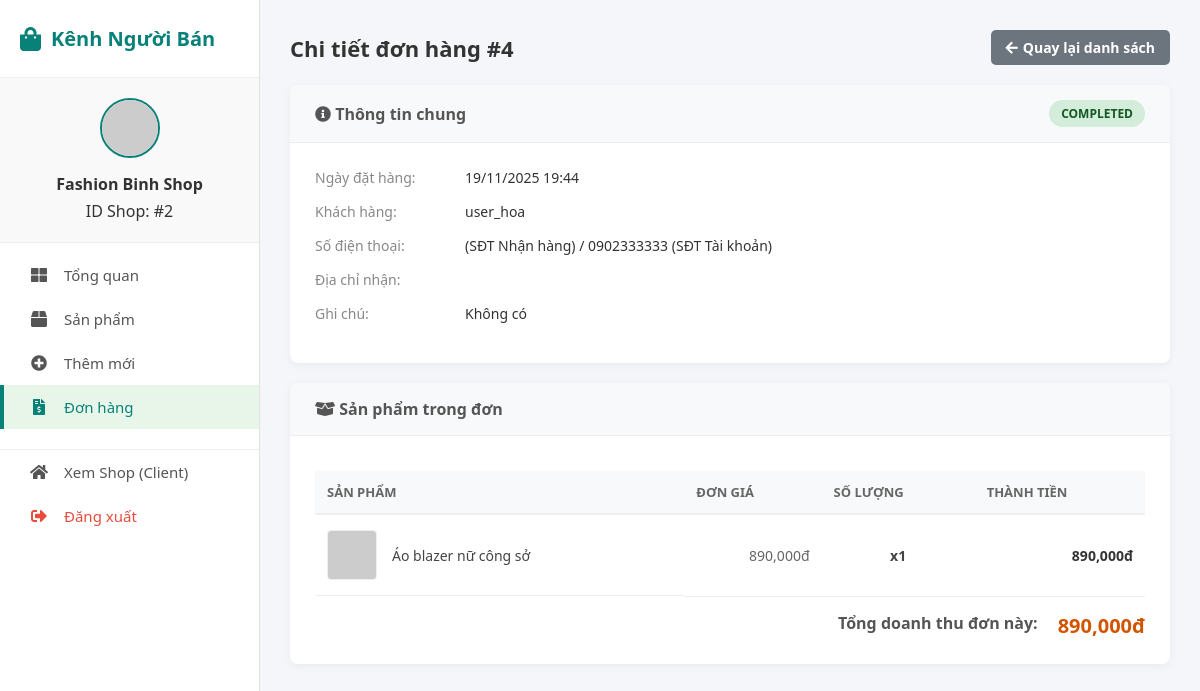
Page /page/SellerPage/order_detail.php?oid=4 (signed in) on the committed database.
### tables this page shows
CREATE TABLE `orders` (
  `oid` int(11) NOT NULL,
  `aid` int(11) NOT NULL,
  `fullname` varchar(255) NOT NULL,
  `phone` varchar(20) NOT NULL,
  `address` text NOT NULL,
  `note` text DEFAULT NULL,
  `order_date` datetime NOT NULL DEFAULT current_timestamp(),
  `total_amount` decimal(20,2) DEFAULT NULL,
  `status` enum('pending','paid','shipped','completed','cancelled') NOT NULL DEFAULT 'pending',
  `created_at` timestamp NOT NULL DEFAULT current_timestamp()
);

CREATE TABLE `acc` (
  `aid` int(11) NOT NULL,
  `afname` varchar(100) NOT NULL,
  `alname` varchar(100) NOT NULL,
  `email` varchar(100) NOT NULL,
  `phone` varchar(20) NOT NULL,
  `username` varchar(50) NOT NULL,
  `password` varchar(255) NOT NULL,
  `role` enum('admin','seller','user') NOT NULL DEFAULT 'user'
);

CREATE TABLE `order_items` (
  `oid` int(11) NOT NULL,
  `pid` int(11) NOT NULL,
  `quantity` int(11) NOT NULL,
  `price` decimal(10,2) NOT NULL
);

CREATE TABLE `products` (
  `pid` int(11) NOT NULL,
  `sid` int(11) NOT NULL,
  `cid` int(11) DEFAULT NULL,
  `name` varchar(150) NOT NULL,
  `description` text DEFAULT NULL,
  `price` decimal(10,2) NOT NULL,
  `stock` int(11) NOT NULL DEFAULT 0,
  `status` enum('pending','approved','rejected','hidden') NOT NULL DEFAULT 'pending',
  `main_image` varchar(255) DEFAULT NULL
);

### config.php (called while the page is built, shortened)
<?php
if (!function_exists('getImage')) {
    function getImage($path) {
        if (strpos($path, 'http') === 0) return $path;
        $clean_path = ltrim($path, '/');
        return BASE_URL . '/' . $clean_path;
    }
}
?>

### page/SellerPage/order_detail.php (the view, shortened to what this page needs)
<?php
$sid = $_SESSION['shop_id'];
$shop_name = $_SESSION['shop_name'];
$oid = intval($_GET['oid']);
$sql_order = "SELECT o.*, acc.username, acc.phone as user_phone, acc.email
              FROM orders o
              JOIN acc ON o.aid = acc.aid
              JOIN order_items oi ON o.oid = oi.oid
              JOIN products p ON oi.pid = p.pid
              WHERE o.oid = $oid AND p.sid = $sid
              GROUP BY o.oid";
$result_order = $conn->query($sql_order);
$order = $result_order->fetch_assoc();
$sql_items = "SELECT oi.*, p.name, p.main_image
              FROM order_items oi
              JOIN products p ON oi.pid = p.pid
              WHERE oi.oid = $oid AND p.sid = $sid";
$result_items = $conn->query($sql_items);
$shop_total = 0;
?>
<!DOCTYPE html>
<html lang="vi">
<head>
    <link rel="stylesheet" href="https://cdnjs.cloudflare.com/ajax/libs/font-awesome/5.15.4/css/all.min.css" />
</head>
<body>
    <div class="sidebar">
        <div class="sidebar-header"><i class="fas fa-shopping-bag"></i>
            <h2>Kênh Người Bán</h2>
        </div>
        <div class="user-profile">
            <img src="https://ui-avatars.com/api/?name=<?= urlencode($shop_name) ?>&background=088178&color=fff" alt="Shop Logo">
            <h4><?= htmlspecialchars($shop_name) ?></h4>
            <p>ID Shop: #<?= $sid ?></p>
        </div>
        <ul class="sidebar-menu">
            <li><a href="dashboard.php"><i class="fas fa-th-large"></i> Tổng quan</a></li>
            <li><a href="ProductPage/products.php"><i class="fas fa-box"></i> Sản phẩm</a></li>
            <li><a href="ProductPage/add_product.php"><i class="fas fa-plus-circle"></i> Thêm mới</a></li>
            <li><a href="orders.php" class="active"><i class="fas fa-file-invoice-dollar"></i> Đơn hàng</a></li>
            <li style="border-top: 1px solid #eee; margin-top: 20px;">
                <a href="<?php echo BASE_URL; ?>/page/HomePage/homepage.php"><i class="fas fa-home"></i> Xem Shop (Client)</a>
            </li>
            <li>
                <a href="../HomePage/LoginPage/logout.php" onclick="return confirm('Bạn muốn đăng xuất?');" style="color: #e74c3c;">
                    <i class="fas fa-sign-out-alt"></i> Đăng xuất
                </a>
            </li>
        </ul>
    </div>
    <div class="main-content">
        <div class="page-header">
            <h2>Chi tiết đơn hàng #<?= $oid ?></h2>
            <a href="orders.php" class="btn-back"><i class="fas fa-arrow-left"></i> Quay lại danh sách</a>
        </div>
        <div class="detail-card">
            <div class="card-header">
                <h3><i class="fas fa-info-circle"></i> Thông tin chung</h3>
                <span class="badge st-<?= $order['status'] ?>"><?= ucfirst($order['status']) ?></span>
            </div>
            <div class="card-body">
                <div class="info-row">
                    <div class="info-label">Ngày đặt hàng:</div>
                    <div class="info-value"><?= date('d/m/Y H:i', strtotime($order['order_date'])) ?></div>
                </div>
                <div class="info-row">
                    <div class="info-label">Khách hàng:</div>
                    <div class="info-value"><?= htmlspecialchars($order['username']) ?></div>
                </div>
                <div class="info-row">
                    <div class="info-label">Số điện thoại:</div>
                    <div class="info-value"><?= htmlspecialchars($order['phone']) ?> (SĐT Nhận hàng) / <?= htmlspecialchars($order['user_phone']) ?> (SĐT Tài khoản)</div>
                </div>
                <div class="info-row">
                    <div class="info-label">Địa chỉ nhận:</div>
                    <div class="info-value"><?= htmlspecialchars($order['address']) ?></div>
                </div>
                <div class="info-row">
                    <div class="info-label">Ghi chú:</div>
                    <div class="info-value text-muted"><?= !empty($order['note']) ? htmlspecialchars($order['note']) : 'Không có' ?></div>
                </div>
            </div>
        </div>
        <div class="detail-card">
            <div class="card-header">
                <h3><i class="fas fa-box-open"></i> Sản phẩm trong đơn</h3>
            </div>
            <div class="card-body">
                <table>
                    <thead>
                        <tr>
                            <th>Sản phẩm</th>
                            <th class="text-right">Đơn giá</th>
                            <th class="text-center">Số lượng</th>
                            <th class="text-right">Thành tiền</th>
                        </tr>
                    </thead>
                    <tbody>
                        <?php while ($item = $result_items->fetch_assoc()):
                            $item_total = $item['price'] * $item['quantity'];
                            $shop_total += $item_total;
                            $imgSrc = $item['main_image'];
                            if (function_exists('getImage')) {
                                $displayImg = getImage($imgSrc);
                            } else {
                                if (strpos($imgSrc, 'http') === 0) $displayImg = $imgSrc;
                                else $displayImg = BASE_URL . '/' . ltrim($imgSrc, '/');
                            }
                        ?>
                            <tr>
                                <td style="display: flex; align-items: center;">
                                    <img src="<?= $displayImg ?>" class="item-img" onerror="this.src='https://via.placeholder.com/50'">
                                    <span style="font-weight: 500;"><?= htmlspecialchars($item['name']) ?></span>
                                </td>
                                <td style="text-align: right; color: #666;"><?= number_format($item['price']) ?>đ</td>
                                <td style="text-align: center; font-weight: bold;">x<?= $item['quantity'] ?></td>
                                <td style="text-align: right; font-weight: 600; color: #333;"><?= number_format($item_total) ?>đ</td>
                            </tr>
                        <?php endwhile; ?>
                    </tbody>
                </table>
                <div class="total-row">
                    <span class="total-label">Tổng doanh thu đơn này:</span>
                    <span class="total-amount"><?= number_format($shop_total) ?>đ</span>
                </div>
            </div>
        </div>
    </div>
</body>
</html>

### page/SellerPage/order_detail.php (style rules this page uses)
* { margin: 0; padding: 0; box-sizing: border-box; font-family: 'Segoe UI', sans-serif; }
body { display: flex; min-height: 100vh; background-color: #f4f6f9; color: #333; }
a { text-decoration: none; }
.sidebar { width: 260px; background: #fff; border-right: 1px solid #e1e1e1; position: fixed; height: 100%; top: 0; left: 0; z-index: 100; }
.sidebar-header { padding: 25px 20px; border-bottom: 1px solid #f0f0f0; display: flex; align-items: center; gap: 10px; }
.sidebar-header i { font-size: 24px; color: #088178; }
.sidebar-header h2 { font-size: 20px; color: #088178; font-weight: 700; }
.user-profile { padding: 20px; text-align: center; background: #f9f9f9; border-bottom: 1px solid #eee; }
.user-profile img { width: 60px; height: 60px; border-radius: 50%; object-fit: cover; margin-bottom: 10px; border: 2px solid #088178; }
.user-profile h4 { font-size: 16px; margin-bottom: 5px; }
.sidebar-menu { list-style: none; padding: 10px 0; }
.sidebar-menu li a { display: flex; align-items: center; padding: 12px 25px; color: #555; font-weight: 500; transition: 0.3s; font-size: 15px; border-left: 4px solid transparent; }
.sidebar-menu li a:hover, .sidebar-menu li a.active { background-color: #e8f6ea; color: #088178; border-left-color: #088178; }
.sidebar-menu li a i { margin-right: 15px; width: 20px; text-align: center; font-size: 16px; }
.main-content { flex: 1; margin-left: 260px; padding: 30px; }
.page-header { display: flex; justify-content: space-between; align-items: center; margin-bottom: 20px; }
.page-header h2 { font-size: 22px; color: #333; }
.btn-back { padding: 8px 15px; background: #6c757d; color: white; border-radius: 5px; font-size: 14px; font-weight: 600; display: inline-flex; align-items: center; gap: 5px; }
.detail-card { background: white; border-radius: 8px; box-shadow: 0 2px 10px rgba(0, 0, 0, 0.05); overflow: hidden; margin-bottom: 20px; }
.card-header { background: #f8f9fa; padding: 15px 25px; border-bottom: 1px solid #eee; display: flex; justify-content: space-between; align-items: center; }
.card-header h3 { font-size: 16px; font-weight: 700; color: #555; margin: 0; }
.card-body { padding: 25px; }
.info-row { display: flex; margin-bottom: 15px; }
.info-label { width: 150px; color: #888; font-size: 14px; font-weight: 500; }
.info-value { flex: 1; font-size: 14px; color: #333; font-weight: 500; }
table { width: 100%; border-collapse: collapse; margin-top: 10px; }
th { text-align: left; padding: 12px; background: #f8f9fa; color: #666; font-size: 13px; text-transform: uppercase; font-weight: 600; border-bottom: 2px solid #eee; }
td { padding: 15px 12px; border-bottom: 1px solid #eee; color: #444; font-size: 14px; vertical-align: middle; }
.item-img { width: 50px; height: 50px; object-fit: cover; border-radius: 4px; border: 1px solid #eee; margin-right: 15px; }
.total-row { display: flex; justify-content: flex-end; padding-top: 15px; font-size: 16px; }
.total-label { margin-right: 20px; font-weight: 600; color: #555; }
.total-amount { color: #d35400; font-weight: 700; font-size: 20px; }
.badge { padding: 5px 12px; border-radius: 20px; font-size: 12px; font-weight: 700; text-transform: uppercase; display: inline-block; }
.st-completed { background: #d4edda; color: #155724; }

### rows in the picture
orders: status "COMPLETED", order_date "19/11/2025 19:44", aid.username "user_hoa", aid.phone "0902333333"
order_items: pid.name "Áo blazer nữ công sở", price "890,000", quantity "1", item_total "890,000"

### other values in the picture
$shop_name "Fashion Binh Shop"
$sid "2"
$oid "4"
$shop_total "890,000"
